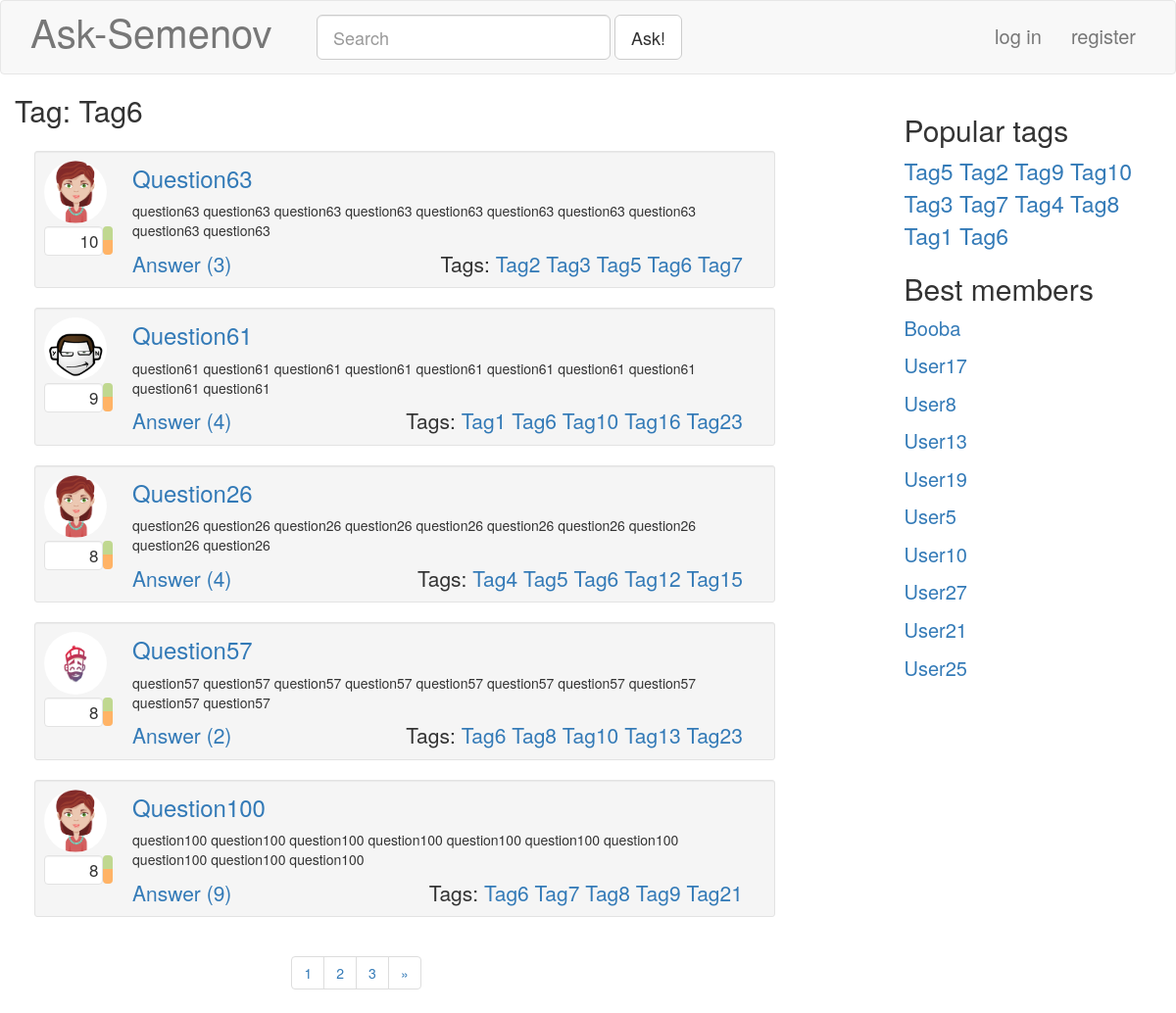
Screenshot of /tag/Tag6/ with the database file from the repository.
### blog/models.py (models this page shows, shortened)
class Tag( models.Model ):
	caption = models.CharField( unique = True, null = False, blank = False, max_length = 20 )
	objects = TagManager()
	def __str__( self ):
		return str( self.caption )
	class Meta:
		verbose_name = "Тэг"
		verbose_name_plural = "Тэги"

class Question( models.Model ):
	caption = models.CharField( null = False, blank = False, max_length = 100 )
	rating = models.IntegerField( null = False, default = 0 )
	text = models.TextField( null = False, blank = False )
	tags = models.ManyToManyField( 'Tag' )
	postDate = models.DateTimeField( null = False, blank = True, auto_now_add = True )
	author = models.ForeignKey( 'Profile', null = False, blank = False, on_delete = models.CASCADE )
	objects = QuestionManager()
	def answersCount( self ):
		return self.answer_set.count()
	class Meta:
		verbose_name = "Вопрос"
		verbose_name_plural = "Вопросы"

class Profile( models.Model ):
	user = models.OneToOneField( User, null = False, blank = False, on_delete = models.CASCADE )
	nickname = models.TextField( null = False, blank = False, max_length = 30 )
	image = models.ImageField( null = False, blank = True, upload_to = '', default = 'dummy.png', max_length = 100 )
	rating = models.IntegerField( null = False, default = 0 )
	objects = ProfileManager()
	class Meta:
		verbose_name = "Профиль"
		verbose_name_plural = "Профили"

### blog/views.py (the view)
# urls.py: url(r'^tag/(?P<tag>\w+)/$', blogViews.taggedQuestions, name="taggedQuestions"),
def taggedQuestions( request, tag=None ):
	result = makeBase( request );
	questions = Question.objects.tagged_as_strict( tag )
	result[ 'questions' ], result[ 'pageNumbers' ] = Paginate( request, questions, 5 )
	result[ 'tag' ] = tag
	return render( request, 'questiontags.html', result )

### blog/models.py (called while the page is built)
	def rating_sorted( self ):
		return super( TagManager, self ).annotate( questionCount = models.Count( 'question' ) ).order_by( '-questionCount' )

	def tagged_as_any( self, *requestedTags ):
		rtList = list( requestedTags )
		return super( QuestionManager, self ).filter( tags__caption__in = rtList ).distinct().order_by( '-rating' )

	def tagged_as_strict( self, *requestedTags ):
		rtList = list( requestedTags )
		result = self.tagged_as_any( *requestedTags )
		for requestedTag in requestedTags:
			result = result.filter( tags__caption = requestedTag )
		result.order_by( '-rating' )
		return result

	def rating_sorted( self ):
		return super( ProfileManager, self ).order_by( '-rating' )

### blog/views.py (called while the page is built)
def makeBase( request ):
	result = {
		'hotTags': Tag.objects.rating_sorted()[:10],
		'bestMembers': Profile.objects.rating_sorted()[:10],
	}
	if ( request.user.is_authenticated ):
		result[ 'profile' ] = Profile.objects.get_by_login( request.user.username )
	else:
		result[ 'profile' ] = None
	return result

def Paginate( request, container, perPage ):
	paginator = Paginator( container, perPage )
	pageNumber = request.GET.get( 'page' ) #gets page from get parameters
	try:
		page = paginator.page( pageNumber )
	except PageNotAnInteger:
		page = paginator.page( 1 )
	except EmptyPage:
		page = paginator.page( paginator.num_pages )
	pageNumbers = []
	for i in range( -2, 3 ):
		if ( page.number + i ) in paginator.page_range:
			pageNumbers.append( page.number + i )
	return page, pageNumbers

### templates/questiontags.html
{% extends "index.html" %}
{% block customContentCaption %}
<div class="container-fluid">
	<h2>Tag: {{ tag }}</h2>
</div>
{% endblock %}

### templates/base.html (shortened to what this page needs)
{% load static %}
<!DOCTYPE html>
<html>
	<head>
		<link rel="stylesheet" href="{% static "css/bootstrap.min.css" %}">
		<link rel="stylesheet" href="{% static "css/base.css" %}">
		{% block extras %}{% endblock %}
	</head>
	<body>
		<nav class="navbar navbar-default ask-navbar">
			<div class="container-fluid">
				<div class="navbar-header col-md-3">
		      		{% url 'mainPage' as mainPageURL %}
					<a class="navbar-brand ask-navbarBrand" href="{{ mainPageURL }}">Ask-Semenov</a>
				</div>
				<div class="collapse navbar-collapse">
					{% url 'askQuestion' as askURL %}
					<form class="navbar-form navbar-left" role="search" action="{{ askURL }}">
						<div class="form-group">
							<input id="ask-mainSearchField" class="form-control input-lg" type="text"  placeholder="Search">
						</div>
						<button type="submit" class="btn btn-lg btn-default">Ask!</button>
					</form>
				{% if profile %}
					<ul class="nav navbar-nav navbar-right">
						<li class="pull-right">
							<div class="media">
								<div class="media-left media-middle">
									<a class="navbar-link" href="#">
										<img id="ask-profilePicture" class="media-object img-circle" src="{{ profile.image.url }}">
									</a>
								</div>
								<div class="media-right">
									<h4> {{ profile.nickname }}</h4>
									<div>
										{% url 'settings' as settingsURL %}
										<a href="{{ settingsURL }}">Settings</a>
										{% url 'logout' as logoutURL %}
										<a href="{{ logoutURL }}">Log out</a>
									</div>
								</div>
							</div>
						</li>
					</ul>
				{% else %}
					<ul class="nav navbar-nav navbar-right ask-navbarLoginSection">
						<li>
							{% url 'login' as loginURL %}
							<a href="{{ loginURL }}">log in</a>
						</li>
						<li>
							{% url 'signup' as signupURL %}
							<a href="{{ signupURL }}">register</a>
						</li>
					</ul>
				{% endif %}
				</div>
			</div>
		</nav>
		<div class="row">
			<div class="container col-md-9">
			{% block customContentCaption %} {% endblock %}
			{% block customContent %}{% endblock %}
			</div>
			<div class="col-md-3 ask-rightColumn">
				<div class="ask-tagsBlock">
					<h2>Popular tags</h2>
					<div class="ask-popularTags">
					{% for tag in hotTags %}
					{% url 'taggedQuestions' tag as taggedQuestionsURL %}
						<a href="{{ taggedQuestionsURL }}">{{ tag.caption|title }}</a>
					{% endfor %}
					</div>
				</div>
				<div class="ask-bestMembersBlock">
					<h2>Best members</h2>
					<ul class="list-unstyled ask-bestMembers">
					{% for member in bestMembers %}
						<li><a href="#">{{ member.nickname }}</a></li>
					{% endfor %}
					</ul>
				</div>
			</div>
		</div>
	</body>
</html>

### templates/singlequestion.html
{% load static %}
<div id="question{{ question.id }}" class="well well-sm ask-questionListElement">
	<div class="media">
		<div class="media-left ask-questionListElementUserBlock">
			<a href="#">
				<img class="media-object img-circle ask-questionProfileImage" src="{{ question.author.image.url }}">
			</a>
			<div class="ask-questionRatingBlock">
				<div id="qrf{{ question.id }}" class="well pull-left text-right ask-questionRatingField">
					{{ question.rating }}
				</div>
				<div id="qrbg{{ question.id }}" class="btn-group-vertical pull-left ask-questionRatingButtonsGroup" role="group">
						<button type="button" class="btn ask-ratingButton ask-ratingUpButton"></button>
						<button type="button" class="btn ask-ratingButton ask-ratingDownButton"></button>
				</div>
			</div>
		</div>
		<div class="media-right ask-questionListElementQuestionBlock">
			{% url 'answer' question.id as questionURL %}
			<h3 class="ask-questionListElementCaption"><a href="{{ questionURL }}"> {{ question.caption }} </a></h3>
			<div><p> {{ question.text }} </p></div><br>
			<div class="ask-questionListElementBottomLine">
				{% url 'answer' question.id as questionURL %}
				<a class="lead" href="{{ questionURL }}">Answer ({{ question.answersCount }})</a>
				<span class="lead pull-right ask-questionListElementTags">
					Tags:
				{% for tag in question.tags.all %}
				{% url 'taggedQuestions' tag as taggedQuestionsUrl %}
					<a href="{{ taggedQuestionsUrl }}">{{ tag }}</a>
				{% endfor %}
				</span>
			</div>
		</div>
	</div>
</div>

### static/css/base.css (style rules this page uses)
.html, body { height: 100%; }
.ask-navbar { margin-bottom: 0px; padding-top: 6px; padding-bottom: 6px; }
.ask-navbarBrand { font-size: 40px; }
#ask-mainSearchField { width: 300px; }
.ask-navbarLoginSection { padding-top: 5px; padding-right: 10px; font-size: 20px; }
.ask-rightColumn { margin-top: 20px; padding-right: 50px; }
.ask-popularTags { font-size: 23px; }
.ask-bestMembers > li { font-size: 20px; margin: 10px 0; }

### static/css/questionlist.css (style rules this page uses)
.ask-questionListElement { margin-top: 15px; padding: 9px; }
.ask-questionProfileImage { width: 64px; height: 64px; }
.ask-questionRatingBlock { margin-top: 3px; width:70px; height: 30px; }
.ask-questionRatingField { min-height: 0px; width: 85%; height: 100%; margin: 0px; padding: 2px 3px; font-size: 17px; background-color: white; }
.ask-questionRatingButtonsGroup { width: 15%; height: 100%; }
.ask-ratingButton { width: 100%; height: 50%; margin: 0px; padding: 0px; }
.ask-ratingUpButton { background-color: #c0d890; }
.ask-ratingDownButton { background-color: #ffb366; }
.ask-questionListElementQuestionBlock { position: relative; padding-bottom: 9px; padding-right: 15px; width:100%; }
.ask-questionListElementCaption { margin-top: 5px; }
.ask-questionListElementBottomLine { position: absolute; width: 95%; bottom: 0px; }
.ask-questionListElementBottomLine > .lead { margin-bottom: 0px; }

### rows the page displays
Tag: caption "Tag6"
Question: author.image (picture), rating "10", caption "Question63", text "question63 question63 question63 question63 question63 question63 question63 question63 question63 question63", answersCount "3"
Tag: caption "Tag2"
Tag: caption "Tag3"
Tag: caption "Tag5"
Tag: caption "Tag7"
Question: author.image (picture), rating "9", caption "Question61", text "question61 question61 question61 question61 question61 question61 question61 question61 question61 question61", answersCount "4"
Tag: caption "Tag1"
Tag: caption "Tag10"
Tag: caption "Tag16"
Tag: caption "Tag23"
Question: author.image (picture), rating "8", caption "Question26", text "question26 question26 question26 question26 question26 question26 question26 question26 question26 question26", answersCount "4"
Tag: caption "Tag4"
Tag: caption "Tag12"
Tag: caption "Tag15"
Question: author.image (picture), rating "8", caption "Question57", text "question57 question57 question57 question57 question57 question57 question57 question57 question57 question57", answersCount "2"
Tag: caption "Tag8"
Tag: caption "Tag13"
Question: author.image (picture), rating "8", caption "Question100", text "question100 question100 question100 question100 question100 question100 question100 question100 question100 question100", answersCount "9"
Tag: caption "Tag9"
Tag: caption "Tag21"
Profile: nickname "Booba"
Profile: nickname "User17"
Profile: nickname "User8"
Profile: nickname "User13"
Profile: nickname "User19"
Profile: nickname "User5"
Profile: nickname "User10"
Profile: nickname "User27"
Profile: nickname "User21"
Profile: nickname "User25"

### other values shown
{{ pageNumber }} "1" "2" "3"
